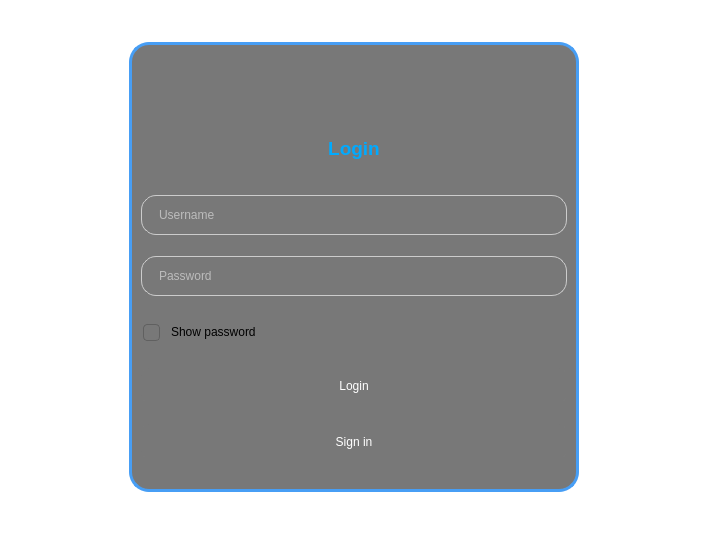
<?xml version="1.0" encoding="UTF-8"?>
<ui version="4.0">
 <class>loginPage</class>
 <widget class="QWidget" name="loginPage">
  <property name="geometry">
   <rect>
    <x>0</x>
    <y>0</y>
    <width>709</width>
    <height>534</height>
   </rect>
  </property>
  <property name="windowTitle">
   <string>Form</string>
  </property>
  <property name="styleSheet">
   <string notr="true">#loginPage{
background:transparent;
}
#loginFrame {
background:rgba(30,30,30,0.6);
border-radius:20px;
border:3px solid rgb(71,158,245);
}
QLineEdit {
    background: rgba(120, 120, 120, 0.5);
    border: 1px solid #ccc;
    border-radius: 15px;
    font: 11pt &quot;Noto Sans&quot;;
    padding-left: 15px;
    color: white; /* Text color */
}

QLineEdit:focus {
    border:1.5px solid #66afe9; /* Border color when focused */
    background-color: rgba(120, 120, 120, 0.7); /* Background color when focused */
}

QLineEdit::hover {
    background-color: rgba(120, 120, 120, 0.7); /* Background color on hover */
}
QPushButton {
    border-radius: 10px;
    background-color: rgba(120, 120, 120, 0.4);
    padding-left: 10px;
    padding-right: 10px;
    color: rgb(255, 255, 255);
	
	font: 11pt &quot;Noto Sans&quot;;
}

QPushButton:hover {
    background: #479EF5;
}

QPushButton:pressed {
    background-color: rgba(70, 158, 245, 0.6);
}


QCheckBox,
QLabel,
QAbstractCheckBox,
QTreeView::indicator,
QRadioButton {
    padding: 0px;
    font-style: normal;
}

QCheckBox {
    padding: 2px;
}

QGroupBox::indicator,
QMenu::indicator,
QCheckBox::indicator,
QTreeView::indicator {
    width: 15px;
    height: 15px;
    border-radius: 4px;
    border: 1px solid #606060;
    background-color: rgba(255, 255, 255, 0);
    margin-right: 5px;
}

QGroupBox::indicator:hover,
QMenu::indicator:hover,
QCheckBox::indicator:hover,
QTreeView::indicator:hover {
    background-color: rgba(255, 255, 255, 16);
}

QGroupBox::indicator:pressed,
QMenu::indicator:pressed,
QCheckBox::indicator:pressed,
QTreeView::indicator:pressed {
    background-color: rgba(255, 255, 255, 20);
    border: 1px solid #505050;
}

QGroupBox::indicator:checked,
QMenu::indicator:checked,
QCheckBox::indicator:checked,
QTreeView::indicator:checked {
    background-color: #60cdff;
    border: 1px solid #60cdff;
    image: url(:/ressources/CheckBox.svg);
}

QGroupBox::indicator:checked:hover,
QMenu::indicator:checked:hover,
QCheckBox::indicator:checked:hover,
QTreeView::indicator:checked:hover {
    background-color: #5abce8;
    border: 1px solid #5abce8;
}

QGroupBox::indicator:checked:pressed,
QMenu::indicator:checked:pressed,
QCheckBox::indicator:checked:pressed,
QTreeView::indicator:checked:pressed {
    background-color: #53aad2;
    border: 1px solid #53aad2;
    image: url(:/ressources/CheckBoxPressed.svg);
}

QCheckBox::indicator:indeterminate,
QGroupBox::indicator:indeterminate,
QTreeView::indicator:indeterminate,
QTableView::indicator:indeterminate {
    background-color: #60cdff;
    border: 1px solid #60cdff;
    image: url(:/ressources/CheckBoxInterminate.svg);
}

QCheckBox::indicator:indeterminate:hover,
QGroupBox::indicator:indeterminate:hover,
QTreeView::indicator:indeterminate:hover,
QTableView::indicator:indeterminate:hover {
    background-color: #5abce8;
    border: 1px solid #5abce8;
}

QCheckBox::indicator:indeterminate:pressed,
QGroupBox::indicator:indeterminate:pressed,
QTreeView::indicator:indeterminate:pressed,
QTableView::indicator:indeterminate:pressed {
    background-color: #53aad2;
    border: 1px solid #53aad2;
    image: url(:/ressources/CheckBoxInterminatePressed.svg);
}

QCheckBox::indicator:indeterminate:disabled,
QGroupBox::indicator:indeterminate:disabled,
QTreeView::indicator:indeterminate:disabled,
QTableView::indicator:indeterminate:disabled {
    border: 1px solid #404040;
    background-color: #404040;
    image: url(:/ressources/CheckBoxInterminatePressed.svg);
}

QGroupBox::indicator:checked:disabled,
QMenu::indicator:checked:disabled,
QCheckBox::indicator:checked:disabled,
QTreeView::indicator:checked:disabled {
    border: 1px solid #404040;
    background-color: #404040;
    image: url(:/ressources/CheckBoxPressed.svg); 
}

QGroupBox::indicator:disabled,
QMenu::indicator:disabled,
QCheckBox::indicator:disabled,
QTreeView::indicator:disabled {
    border: 1px solid #404040;
    background-color: rgba(255, 255, 255, 0);
}


</string>
  </property>
  <layout class="QGridLayout" name="gridLayout">
   <item row="0" column="0">
    <widget class="QFrame" name="loginFrame">
     <property name="maximumSize">
      <size>
       <width>450</width>
       <height>450</height>
      </size>
     </property>
     <property name="frameShape">
      <enum>QFrame::Shape::StyledPanel</enum>
     </property>
     <property name="frameShadow">
      <enum>QFrame::Shadow::Raised</enum>
     </property>
     <layout class="QGridLayout" name="gridLayout_2">
      <property name="topMargin">
       <number>1</number>
      </property>
      <property name="verticalSpacing">
       <number>4</number>
      </property>
      <item row="5" column="0" colspan="2">
       <widget class="QCheckBox" name="showCheckbox">
        <property name="minimumSize">
         <size>
          <width>0</width>
          <height>30</height>
         </size>
        </property>
        <property name="maximumSize">
         <size>
          <width>16777215</width>
          <height>30</height>
         </size>
        </property>
        <property name="autoFillBackground">
         <bool>false</bool>
        </property>
        <property name="styleSheet">
         <string notr="true"/>
        </property>
        <property name="text">
         <string>Show password</string>
        </property>
        <property name="iconSize">
         <size>
          <width>24</width>
          <height>24</height>
         </size>
        </property>
        <property name="tristate">
         <bool>false</bool>
        </property>
       </widget>
      </item>
      <item row="4" column="0" colspan="2">
       <widget class="QLineEdit" name="password">
        <property name="minimumSize">
         <size>
          <width>0</width>
          <height>40</height>
         </size>
        </property>
        <property name="styleSheet">
         <string notr="true"/>
        </property>
        <property name="placeholderText">
         <string>Password</string>
        </property>
       </widget>
      </item>
      <item row="3" column="0" colspan="2">
       <widget class="QLineEdit" name="username">
        <property name="minimumSize">
         <size>
          <width>0</width>
          <height>40</height>
         </size>
        </property>
        <property name="styleSheet">
         <string notr="true"/>
        </property>
        <property name="placeholderText">
         <string>Username</string>
        </property>
       </widget>
      </item>
      <item row="2" column="0" colspan="2">
       <widget class="QLabel" name="label">
        <property name="maximumSize">
         <size>
          <width>16777215</width>
          <height>50</height>
         </size>
        </property>
        <property name="styleSheet">
         <string notr="true">background:transparent;</string>
        </property>
        <property name="text">
         <string>&lt;html&gt;&lt;head/&gt;&lt;body&gt;&lt;p&gt;&lt;span style=&quot; font-size:14pt; font-weight:700; color:#00aaff;&quot;&gt;Login&lt;/span&gt;&lt;/p&gt;&lt;/body&gt;&lt;/html&gt;</string>
        </property>
        <property name="alignment">
         <set>Qt::AlignmentFlag::AlignCenter</set>
        </property>
       </widget>
      </item>
      <item row="7" column="0" colspan="2">
       <widget class="QPushButton" name="signButton">
        <property name="minimumSize">
         <size>
          <width>0</width>
          <height>35</height>
         </size>
        </property>
        <property name="text">
         <string>Sign in</string>
        </property>
       </widget>
      </item>
      <item row="6" column="0" colspan="2">
       <widget class="QPushButton" name="loginButton">
        <property name="minimumSize">
         <size>
          <width>0</width>
          <height>35</height>
         </size>
        </property>
        <property name="styleSheet">
         <string notr="true"/>
        </property>
        <property name="text">
         <string>Login</string>
        </property>
        <property name="shortcut">
         <string>Return</string>
        </property>
       </widget>
      </item>
      <item row="1" column="1">
       <widget class="HoverButton" name="closeButton">
        <property name="minimumSize">
         <size>
          <width>32</width>
          <height>32</height>
         </size>
        </property>
        <property name="maximumSize">
         <size>
          <width>40</width>
          <height>40</height>
         </size>
        </property>
        <property name="styleSheet">
         <string notr="true">background:transparent;
border:none;</string>
        </property>
        <property name="text">
         <string/>
        </property>
        <property name="icon">
         <iconset resource="icons.qrc">
          <normaloff>:/icons/closewhite.svg</normaloff>:/icons/closewhite.svg</iconset>
        </property>
        <property name="iconSize">
         <size>
          <width>28</width>
          <height>28</height>
         </size>
        </property>
       </widget>
      </item>
     </layout>
    </widget>
   </item>
  </layout>
 </widget>
 <customwidgets>
  <customwidget>
   <class>HoverButton</class>
   <extends>QPushButton</extends>
   <header>hoverbutton.h</header>
  </customwidget>
 </customwidgets>
 <tabstops>
  <tabstop>username</tabstop>
  <tabstop>password</tabstop>
  <tabstop>showCheckbox</tabstop>
  <tabstop>loginButton</tabstop>
  <tabstop>signButton</tabstop>
  <tabstop>closeButton</tabstop>
 </tabstops>
 <resources>
  <include location="icons.qrc"/>
 </resources>
 <connections/>
</ui>
